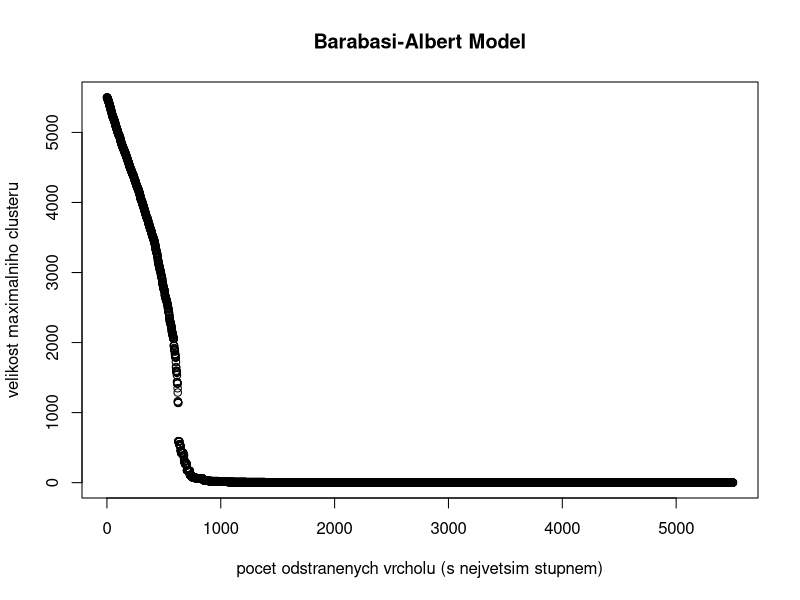

The R source for this figure: (Note: this script raises an error after producing the figure.)
library(igraph)
# igraph
N = 5500
M = 3

### 1
# Barabasi-Albert Model
g1 = barabasi.game(n=N, m=M)
degree.distribution(g1)

# random
#erdos.renyi.game
g2 = sample_gnm(n=N, m=N*M*1.5)
degree.distribution(g2)

### 2
# a) pocet komponent
no.clusters(g1)
no.clusters(g2)

# b) velikosti komponent
clusters(g1)$csize
clusters(g2)$csize
# nejvetsi komponenta
max(clusters(g1)$csize)
max(clusters(g2)$csize)

# c) prumerna vzdalenost
mean_distance(g1, directed = FALSE)
mean_distance(g2, directed = FALSE)
# d) prumerny stupen
mean(degree(g1))
mean(degree(g2))


# 3
print_info <- function(g){
  print(paste("No nodes", vcount(g)))
  print(paste("No clusters", no.clusters(g)))
  print(paste("Clusters ", clusters(g)$csize))
  print(paste("Max Cluster ", max(clusters(g)$csize)))
  print(paste("Mean distance ", mean_distance(g, directed = FALSE)))
  print(paste("Mean degree ", mean(degree(g))))
}

# a
remove_node_with_highest_degree <- function(g){
  max = which.max(degree(g))
  g = delete.vertices(g, max)
  return (g)
}

# b
remove_random_node <- function(g){
  node_count = vcount(g)
  node = sample(0:node_count, 1)
  g = delete.vertices(g, node)
  return (g)
}

# c
call_3 <- function(g){
  remove_nodes = 5
  g_m = g
  print_info(g_m)
  for(i in 0:remove_nodes) {
    g_m = remove_node_with_highest_degree(g_m)
    print('========================================================================================================================')
    print_info(g_m)
  }
  
  g_m = g
  print_info(g_m)
  for(i in 0:remove_nodes) {
    g_m = remove_random_node(g_m)
    print('========================================================================================================================')
    print_info(g_m)
  }
}

call_5 <- function(g, title) {
  remove_nodes = vcount(g) - 1
  step = 100
  
  g_m = g
  values = c()
  values = append(values, max(clusters(g)$csize))
  nodes = c()
  nodes = append(nodes, 1)
  for(i in 1:remove_nodes/step){
    for (j in step){
      g_m = remove_node_with_highest_degree(g_m)
    }
    values = append(values, max(clusters(g_m)$csize))
    nodes = append(nodes, i*step)
  }
  plot(nodes, values, xlab = "pocet odstranenych vrcholu (s nejvetsim stupnem)", ylab="velikost maximalniho clusteru", main = title)
  
  g_m = g
  values = c()
  values = append(values, max(clusters(g_m)$csize))
  nodes = c()
  nodes = append(nodes, 1)
  for(i in 1:remove_nodes/step){
    for (j in step){
      g_m = remove_random_node(g_m)
    }
    values = append(values, max(clusters(g_m)$csize))
    nodes = append(nodes, i*step)
  }
  plot(nodes, values, xlab = "pocet odstranenych vrcholu (nahodny)", ylab="velikost maximalniho clusteru", main = title)
}

call_3(g1)
call_3(g2)

call_5(g1, "Barabasi-Albert Model")
call_5(g2, "Nahodny graf")

